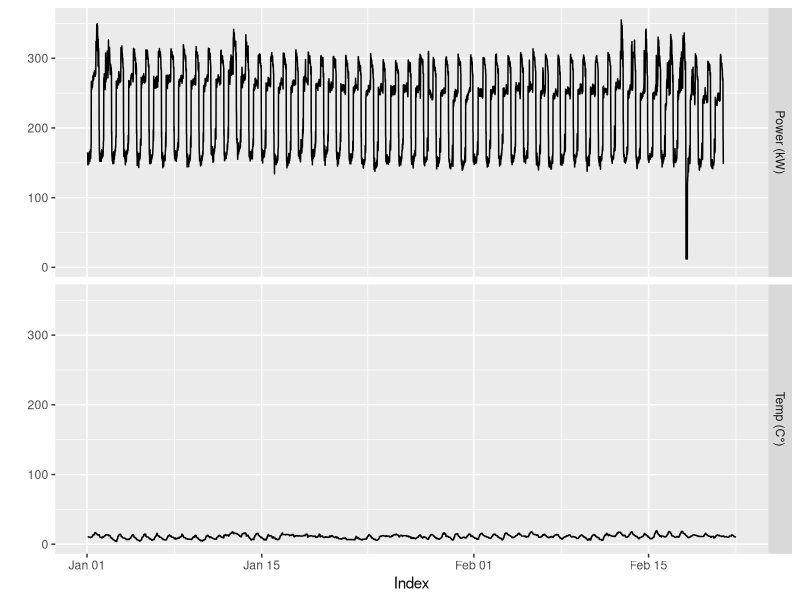
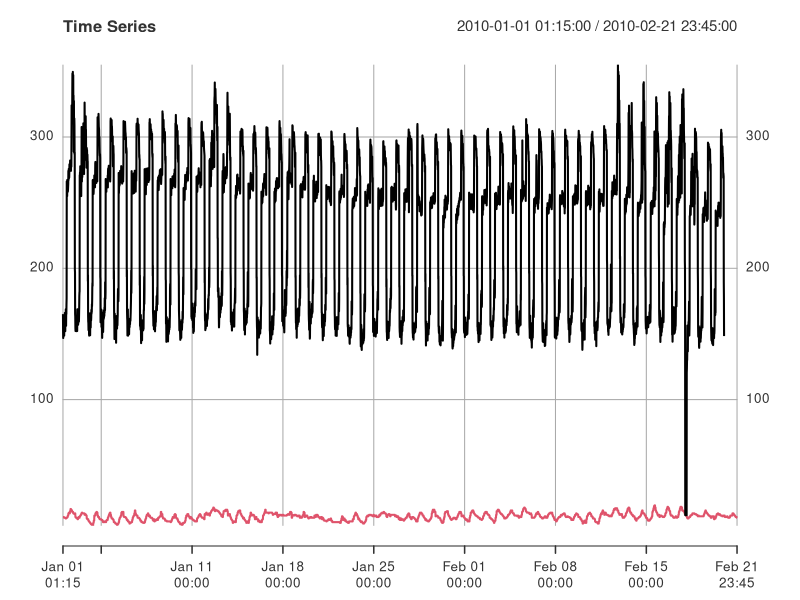
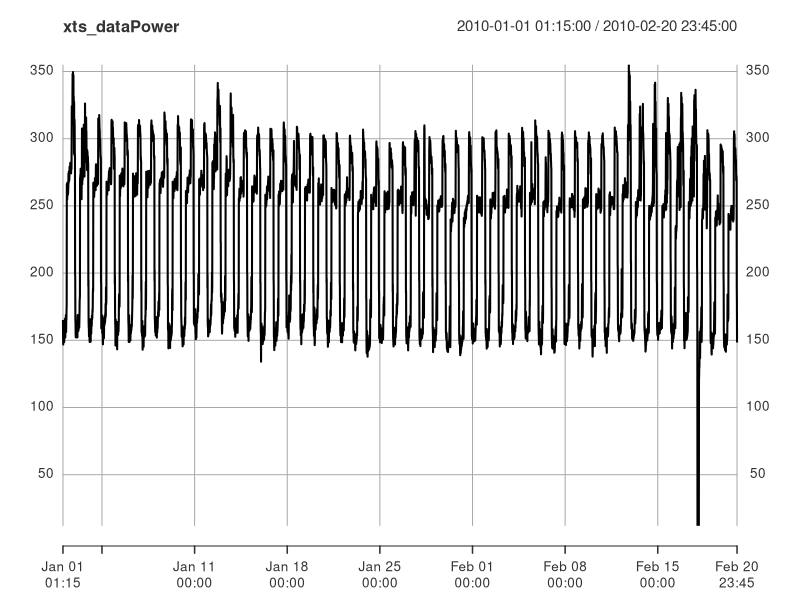
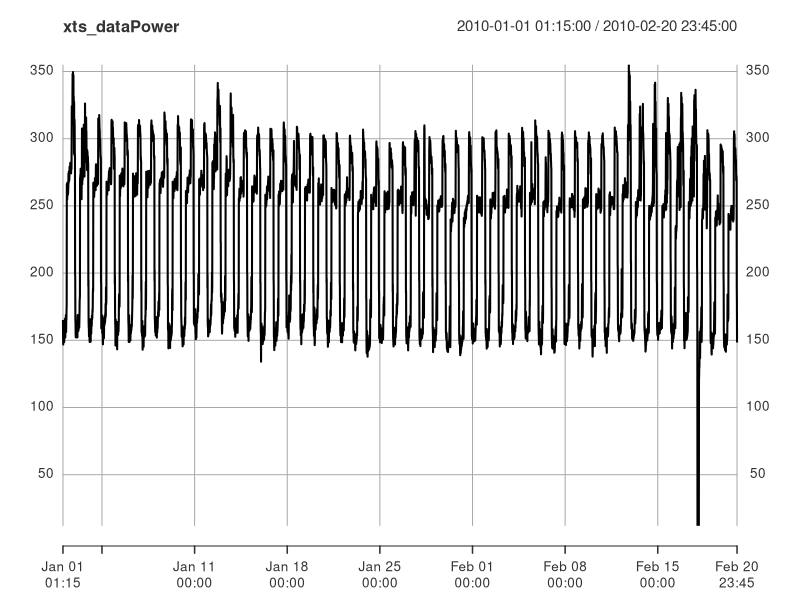
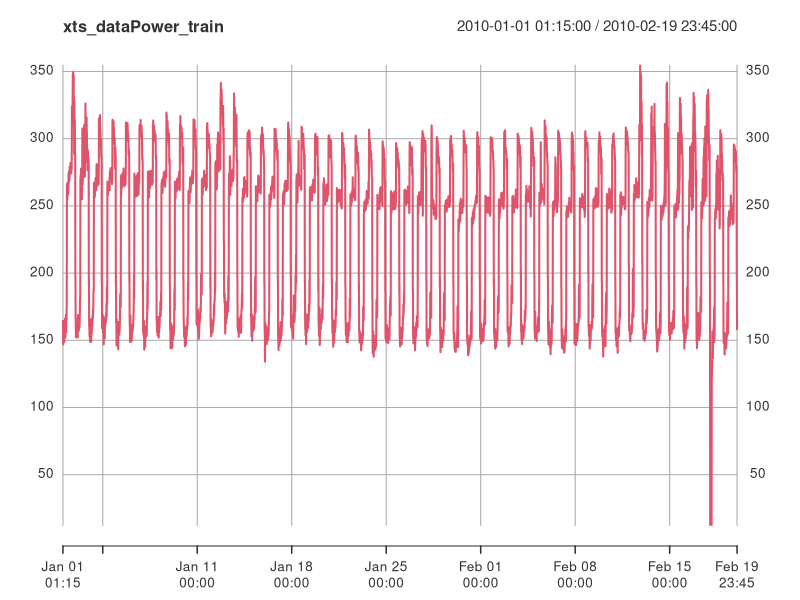
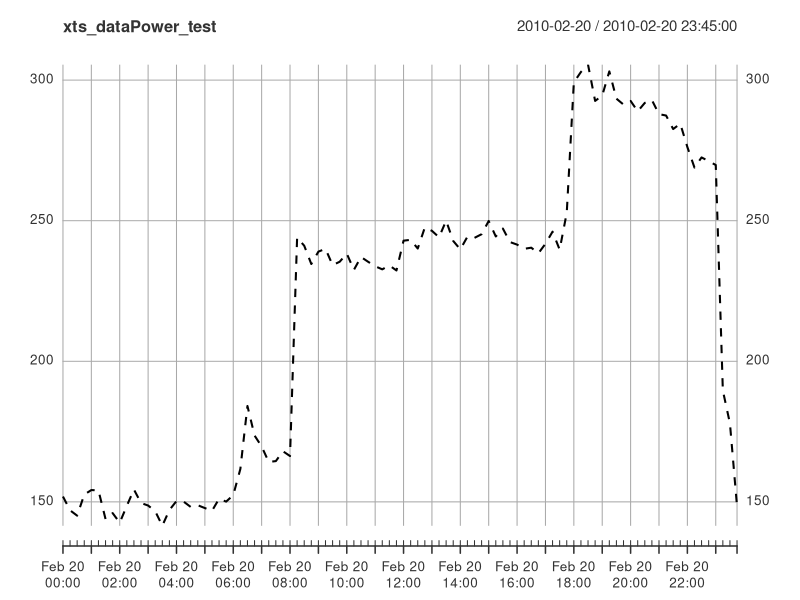
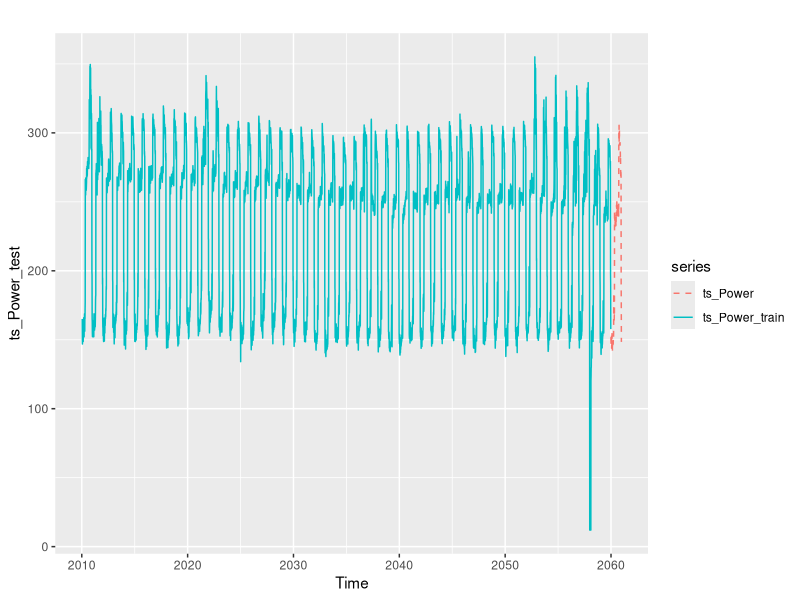
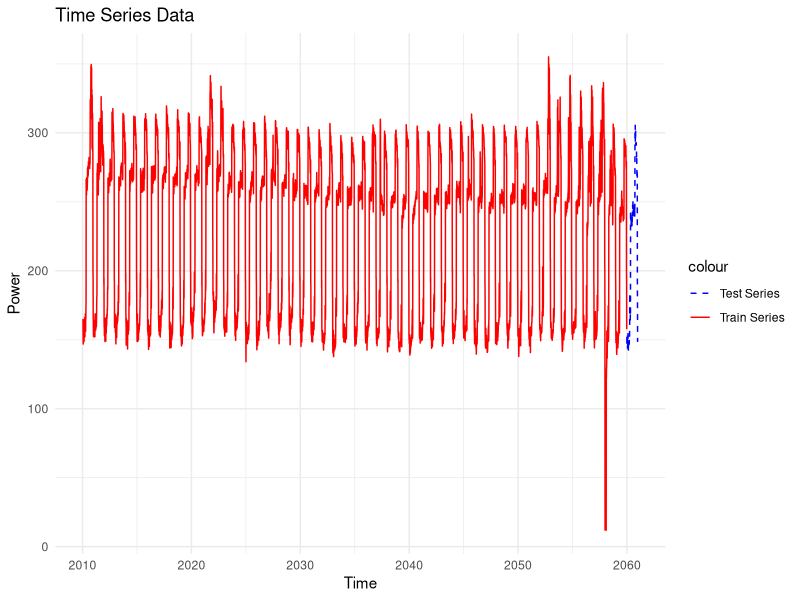

Write the R code that produced these figures, in order. (Note: a time limit stopped this script after it produced the figures.)
## ---- chunk 1
options(repos = c(CRAN = "https://cloud.r-project.org/"))

knitr::opts_chunk$set(echo = FALSE, message = FALSE, warning = FALSE)
## ---- chunk 2
#install.packages("forecast")
#install.packages("readxl")
#install.packages("xts")
#install.packages("randomForest")

library(forecast)
library(readxl)
library(xts)
library(randomForest)
library(ggplot2)
## ---- chunk 3
data <- read_excel("2023-11-Elec-train.xlsx", sheet = 1, col_types = c("text", "numeric", "numeric"))
head(data)
## ---- chunk 4
data$Timestamp[data$Timestamp == "40179.052083333336"] <- "1/1/2010 1:15"
# Check the update
head(data)
## ---- chunk 5
data$Timestamp <- as.POSIXct(data$Timestamp, format = "%m/%d/%Y %H:%M")
# View the parsed data
head(data)
## ---- chunk 6
summary(data)
## ---- chunk 7
data$"Power (kW)"[data$"Power (kW)" == 0] <- 12
#Check the update.
summary(data)
## ---- chunk 8
# Create a sequence of time stamps every 15 minutes
start_time <- as.POSIXct("2010-01-01 01:15")
end_time <- as.POSIXct("2010-02-21 23:45")
time_index <- seq(from = start_time, to = end_time, by = "15 min")
# Observations
observations <- data[,-1]
xts_data <- xts(observations, order.by = time_index)
#Check the structure
str(xts_data)
## ---- chunk 9
autoplot(xts_data)
## ---- chunk 10
plot(xts_data, , main = "Time Series")
## ---- chunk 11
observationsPower <- observations[1:(nrow(observations) - 96),1]
end_timePower <- as.POSIXct("2010-02-20 23:45")
time_indexPower <- seq(from = start_time, to = end_timePower, by = "15 min")
xts_dataPower <- xts(observationsPower, order.by = time_indexPower)
head(xts_dataPower)
#Plot the TS
plot(xts_dataPower)
## ---- chunk 12
observationsPower_train <- observations[1:(nrow(observations) - 96*2),1]
end_timePower_train <- as.POSIXct("2010-02-19 23:45")

#One period is missing / to forecast for Power (kw)
observationsPower_test <- observations[(nrow(observations) - 96*2 + 1):(nrow(observations)- 96),1]
start_timePower_test = end_timePower + (- 96 + 1)*60*15

time_indexPower_train <- seq(from = start_time, to = end_timePower_train, by = "15 min")
xts_dataPower_train <- xts(observationsPower_train, order.by = time_indexPower_train)

time_indexPower_test <- seq(from = start_timePower_test, to = end_timePower, by = "15 min")
xts_dataPower_test <- xts(observationsPower_test, order.by = time_indexPower_test)
## ---- chunk 13
#Plot the TS
plot(xts_dataPower)
plot(xts_dataPower_train,col=2)
plot(xts_dataPower_test,lty=2)
## ---- chunk 14
frequency = 24*60/15

ts=ts(coredata(xts_data[,1]),start=c(2010,5),frequency=frequency)

ts_Power=ts(coredata(xts_dataPower),start=c(2010,5),frequency=frequency)

ts_Power_train=ts(coredata(xts_dataPower_train),start=c(2010,5),frequency=frequency)
ts_Power_test=ts(coredata(xts_dataPower_test),start=c(2010,5+(nrow(observations)- frequency*2)),frequency=frequency)

autoplot (ts_Power_test, series = "ts_Power", lty=2)+
  autolayer (ts_Power_train, series = "ts_Power_train")
## ---- chunk 15
df_Power_test <- as.data.frame(ts_Power_test)
df_Power_train <- as.data.frame(ts_Power_train)

# Add a column for the time
df_Power_test$Time <- time(ts_Power_test)
df_Power_train$Time <- time(ts_Power_train)

# Plot using ggplot2, adding both time series
ggplot() +
  geom_line(data = df_Power_test, aes(x = Time, y = ts_Power_test, color = "Test Series"), linetype = "dashed") +
  geom_line(data = df_Power_train, aes(x = Time, y = ts_Power_train, color = "Train Series")) +
  labs(title = "Time Series Data", x = "Time", y = "Power") +
  scale_color_manual(values = c("Test Series" = "blue", "Train Series" = "red")) +
  theme_minimal()
## ---- chunk 16
ggseasonplot(ts, polar=TRUE)
## ---- chunk 17
ggseasonplot(ts_Power, polar=TRUE)
## ---- chunk 18
acf(ts_Power)
## ---- chunk 19
model_hw <- HoltWinters(ts_Power_train,seasonal="additive")
prev_hw<-predict(model_hw,n.ahead=frequency)
plot(ts_Power_test, lty=2)
lines(prev_hw, col=2, lty=2)

cat('HW :',sqrt(mean((prev_hw-ts_Power_test)^2)), '\n')
## ---- chunk 20
hw_model <- HoltWinters(ts_Power,seasonal="additive")
prev<-predict(hw_model,n.ahead=frequency)
plot(ts, lty=2)
lines(prev,col=2)
## ---- chunk 21
# Implementation of cross validation

#We extract the final test set training and test set_
start_train = c(2010,5)
end_train = c(2010,5+(nrow(observationsPower_train)))
start_Power_test = c(2010,5+(nrow(observationsPower_train))+1)
end_Power_test = c(2010,5+(nrow(observationsPower_train))+1+96)
ts_Power_train_cv=window(ts_Power,start=start_train, end=end_train)
ts_Power_test_temp=window(ts_Power,start=start_Power_test, end=end_Power_test)


#We will now forecast one day using all the previous observations
forecasting_1=NULL
forecasting_2=NULL

nb_iter=10
for (step in 0:(nb_iter-1)){
    start_train = c(2010,5)
    end_train = c(2010,5+(nrow(observationsPower_train)-96*step))
    ts_Power_train_cv=window(ts_Power,start=start_train, end=end_train)
    model_hw_cv <- HoltWinters(ts_Power_train_cv,seasonal="additive")
    forecasting_1=c(predict(model_hw_cv,n.ahead=96),forecasting_1)
}

f_true = window(ts_Power,start=c(2010,5+(nrow(observationsPower_train)-frequency*step)), end=c(2010,5+(nrow(observationsPower_train)-96*step)+nb_iter*frequency-1))

f1=ts(forecasting_1,start=end_train,frequency = 96)
autoplot (ts_Power, series = "ts_Power", lty=2) + autolayer (f1)
## ---- chunk 22
cat('RMSE for additive HW without damping:',100*mean(abs(forecasting_1-f_true)/f_true),'\n')
## ---- chunk 23
model_arima_auto = auto.arima (ts_Power_train)
summary(model_arima_auto)
## ---- chunk 24
# CV

#We extract the final test set training and test set_
start_train = c(2010,5)
end_train = c(2010,5+(nrow(observationsPower_train)))
start_Power_test = c(2010,5+(nrow(observationsPower_train))+1)
end_Power_test = c(2010,5+(nrow(observationsPower_train))+1+96)
ts_Power_train_cv=window(ts_Power,start=start_train, end=end_train)
ts_Power_test_temp=window(ts_Power,start=start_Power_test, end=end_Power_test)

#We will now forecast one day using all the previous observations
forecasting_1=NULL
forecasting_SARIMA_auto=NULL

nb_iter=5
for (step in 0:(nb_iter-1)){
    start_train = c(2010,5)
    end_train = c(2010,5+(nrow(observationsPower_train)-frequency*step))
    ts_Power_train_cv=window(ts_Power,start=start_train, end=end_train)
    
    model_hw_cv <- HoltWinters(ts_Power_train_cv,seasonal="additive")
    model_SARIMA_auto_cv <- auto.arima (ts_Power_train_cv)
    
    forecasting_1=c(predict(model_hw_cv,n.ahead=frequency),forecasting_1)
    forecasting_SARIMA_auto=c(predict(model_SARIMA_auto_cv,n.ahead=frequency)$pred,forecasting_SARIMA_auto)
    
}

f_true = window(ts_Power,start=c(2010,5+(nrow(observationsPower_train)-frequency*step)), end=c(2010,5+(nrow(observationsPower_train)-96*step)+nb_iter*frequency-1))
## ---- chunk 25
cat('RMSE for additive HW without damping:',100*mean(abs(forecasting_1-f_true)/f_true),'\n')
cat('RMSE for SARIMA auto:',100*mean(abs(forecasting_SARIMA_auto-f_true)/f_true),'\n')
## ---- chunk 26
model_arima_auto %>% residuals() %>% ggtsdisplay()
## ---- chunk 27
ggtsdisplay (ts_Power_train)
ggtsdisplay (ts_Power_train %>% diff(lag=96))
## ---- chunk 28
ggseasonplot((ts_Power_train %>% diff(lag=96)))
## ---- chunk 29
acf(ts_Power_train %>% diff(lag=96), lag.max=frequency)

acf(ts_Power_train %>% diff(lag=96), lag.max=frequency*2)
## ---- chunk 30
#Warning : takes time to run due to the model complexity.
model_arima_man=Arima(ts_Power_train, order=c(0,0,12), seasonal=c(0,1,1))
model_arima_man %>% residuals() %>% ggtsdisplay()
## ---- chunk 31
summary(model_arima_man)
## ---- chunk 32
prev_SARIMA_man=forecast(model_arima_man,h=frequency)
cat('SARIMA manual :',sqrt(mean((prev_SARIMA_man$mean-ts_Power_test)^2)), '\n')
## ---- chunk 33
model_nnetar=nnetar(ts_Power_train, lambda="auto")
print(model_nnetar)
## ---- chunk 34
model_hw <- HoltWinters(ts_Power_train,seasonal="additive")

plot(ts_Power_test, lty=2)

lines(prev_hw, col=2, lty=2)
cat('HW :',sqrt(mean((prev_hw-ts_Power_test)^2)), '\n')

prev_SARIMA_auto=forecast(model_arima_auto,h=frequency)
lines(prev_SARIMA_auto$mean, col=3, lty=2)
cat('SARIMA auto :',sqrt(mean((prev_SARIMA_auto$mean-ts_Power_test)^2)), '\n')

prev_SARIMA_man=forecast(model_arima_man,h=frequency)
lines(prev_SARIMA_man$mean, col=4, lty=2)
cat('SARIMA manual :',sqrt(mean((prev_SARIMA_man$mean-ts_Power_test)^2)), '\n')

prev_NN=forecast(model_nnetar,h=frequency)
lines(prev_NN$mean, col=5, lty=2)
cat('NN :',sqrt(mean((prev_NN$mean-ts_Power_test)^2)), '\n')

legend('topleft', co=1:5,lty=1, legend=c('true', 'forecast with HW', 'SARIMA auto', 'SARIMA manual', 'NN'))
## ---- chunk 35
#summary(model_hw)
#summary(model_arima_auto)
#summary(prev_SARIMA_man)
#summary(model_nnetar)

model_hw_1TS_final <- HoltWinters(ts_Power,seasonal="additive")
prev_hw_1TS_final<-predict(model_hw_1TS_final,n.ahead=frequency)
plot(prev_hw_1TS_final, main = "electricity consumption (kW) for 2/21/2010 if we have only electricity consumption time series")
## ---- chunk 36
summary(model_hw_1TS_final)
model_hw_1TS_final %>% residuals() %>% ggtsdisplay()
## ---- chunk 37
#Fit the model on all the Power data time series

model_hw_without_cov_final <- HoltWinters(ts_Power,seasonal="additive")
## ---- chunk 38
prev_hw_without_cov_final<-predict(model_hw_without_cov_final,n.ahead=frequency)
plot(prev_hw_without_cov_final, lty=2)
## ---- chunk 39
observationsTemp <- observations[1:(nrow(observations)),2]
end_timeTemp <- end_time
end_timeTemp_valid = end_Power_test
start_timeTemp_trainValid = start_time
end_timeTemp_trainValid = end_timePower
end_timeTemp_train = end_timePower_train
start_timeTemp_valid = start_timePower_test
end_timeTemp_valid = end_timePower

observationsPower <- observations[1:(nrow(observations) - 96),1]
end_timePower <- as.POSIXct("2010-02-20 23:45")
time_indexPower <- seq(from = start_time, to = end_timePower, by = "15 min")

time_indexTemp <- seq(from = start_time, to = end_timeTemp, by = "15 min")
xts_dataTemp <- xts(observationsTemp, order.by = time_indexTemp)
head(xts_dataTemp)
#Plot the TS
autoplot(xts_dataTemp)
## ---- chunk 40
observationsTemp_trainValid <- observations[1:(nrow(observations) - frequency),2]
observationsTemp_valid <- observations[(nrow(observations) - frequency*2 + 1):(nrow(observations)- frequency),2]
observationsTemp_train <- observations[1:(nrow(observations) - frequency*2),2]

observationsTemp_test <- observations[(nrow(observations) - frequency + 1):(nrow(observations)),2]
start_timeTemp_test = end_timeTemp + (- 96 + 1)*60*15

time_indexTemp_trainValid <- seq(from = start_time, to = end_timeTemp_trainValid, by = "15 min")
xts_dataTemp_trainValid <- xts(observationsTemp_trainValid, order.by = time_indexTemp_trainValid)

time_indexTemp_valid <- seq(from = start_timeTemp_valid, to = end_timeTemp_valid, by = "15 min")
xts_dataTemp_valid <- xts(observationsTemp_valid, order.by = time_indexTemp_valid)

time_indexTemp_train <- seq(from = start_time, to = end_timeTemp_train, by = "15 min")
xts_dataTemp_train <- xts(observationsTemp_train, order.by = time_indexTemp_train)

time_indexTemp_test <- seq(from = start_timeTemp_test, to = end_timeTemp, by = "15 min")
xts_dataTemp_test <- xts(observationsTemp_test, order.by = time_indexTemp_test)
## ---- chunk 41
#Plot the TS
plot(xts_dataTemp)
plot(xts_dataTemp_trainValid)
plot(xts_dataTemp_train)
plot(xts_dataTemp_valid)
plot(xts_dataTemp_test,lty=2)
## ---- chunk 42
ts_Temp=ts(coredata(xts_dataTemp),start=c(2010,5),frequency=frequency)

ts_Temp_trainValid=ts(coredata(xts_dataTemp_trainValid),start=c(2010,5),frequency=frequency)
ts_Temp_train=ts(coredata(xts_dataTemp_train),start=c(2010,5),frequency=frequency)
ts_Temp_valid=ts(coredata(xts_dataTemp_valid),start=c(2010,5+(nrow(observations)- frequency*2)),frequency=frequency)
ts_Temp_test=ts(coredata(xts_dataTemp_test),start=c(2010,5+(nrow(observations)- frequency)),frequency=frequency)

autoplot (ts_Temp_test, series = "ts_Temp", lty=2)+
  autolayer (ts_Temp_trainValid, series = "ts_Temp_trainValid")+
  autolayer (ts_Temp_valid, series = "ts_Temp_valid")

autoplot (ts_Temp_test, series = "ts_Temp", lty=2)+
  autolayer (ts_Temp_valid, series = "ts_Temp_valid")+
  autolayer (ts_Temp_test, series = "ts_Temp_test")
## ---- chunk 43
plot(ts_Temp_trainValid,ts_Power)
## ---- chunk 44
#Plot without the NA
df <- data.frame(
  x = data$"Temp (C°)",
  y = data$"Power (kW)")

df_clean <- df[complete.cases(df), ]

plot(df_clean$x, df_clean$y, main = "Plot (Ignoring NA)", xlab = "Temp (C°)", ylab = "Power (kW)", pch = 19, col = "blue")
## ---- chunk 45
model_arima_auto_cov = auto.arima (ts_Power_train, xreg= ts_Temp_train)
summary(model_arima_auto_cov)
## ---- chunk 46
prev=forecast(model_arima_auto_cov, h=frequency, xreg= ts_Temp_valid)
autoplot(ts_Power_test)+autolayer(prev$mean)
cat('SARIMA auto covariates :',sqrt(mean((prev$mean-ts_Power_test)^2)), '\n')
## ---- chunk 47
model_arima_auto_cov %>% checkresiduals()
model_arima_auto_cov %>% residuals() %>% ggtsdisplay()
## ---- chunk 48
merged_ts <- cbind(ts_Power_train,ts_Temp_train)
## ---- chunk 49
model_TSLM_cov = tslm(ts_Power_train ~ ts_Temp_train,data=merged_ts)
summary(model_TSLM_cov)
## ---- chunk 50
model_TSLM_cov_trendSeason = tslm(ts_Power_train ~ ts_Temp_train+trend+season,data=merged_ts)
summary(model_TSLM_cov_trendSeason)
## ---- chunk 51
CV(model_TSLM_cov)
CV(model_TSLM_cov_trendSeason)
## ---- chunk 52
checkresiduals(model_TSLM_cov_trendSeason,test='LB',plot=FALSE)
model_TSLM_cov_trendSeason %>% residuals() %>% ggtsdisplay()
## ---- chunk 53
model_arima_man_cov=Arima(ts_Power_train, xreg= ts_Temp_train, order=c(5,0,0), seasonal = c(0,1,0))
summary(model_arima_man_cov)
## ---- chunk 54
checkresiduals(model_arima_man_cov)
## ---- chunk 55
prev_arima_man_cov=forecast(model_arima_man_cov,h=frequency, xreg= ts_Temp_valid)
cat('SARIMA manual cov :',sqrt(mean((prev_arima_man_cov$mean-ts_Power_test)^2)), '\n')
## ---- chunk 56
#Takes time to run
model_arima_man_cov=Arima(ts_Power_train, xreg= ts_Temp_train, order=c(5,0,0), seasonal = c(0,1,1))
summary(model_arima_man_cov)
## ---- chunk 57
model_arima_man_cov %>% residuals() %>% ggtsdisplay()
## ---- chunk 58
prev_arima_man_cov=forecast(model_arima_man_cov,h=frequency, xreg= ts_Temp_valid)
cat('SARIMA manual cov :',sqrt(mean((prev_arima_man_cov$mean-ts_Power_test)^2)), '\n')
## ---- chunk 59
model_NN_cov=nnetar(ts_Power_train,xreg=ts_Temp_train)
## ---- chunk 60
summary(model_NN_cov)
## ---- chunk 61
model_NN_cov %>% residuals() %>% ggtsdisplay()
## ---- chunk 62
prev_NN_cov=forecast(model_NN_cov,h=frequency, xreg= ts_Temp_valid)
cat('NN cov :',sqrt(mean((prev_NN_cov$mean-ts_Power_test)^2)), '\n')
## ---- chunk 63

model_arima_auto_cov_final=Arima(ts_Power, xreg= ts_Temp_trainValid, order=c(5,0,1), seasonal = c(0,1,0))
summary(model_arima_auto_cov_final)
## ---- chunk 64
prev_arima_auto_cov_final=forecast(model_arima_auto_cov_final , h=frequency, xreg= ts_Temp_test)
## ---- chunk 65
autoplot(ts_Temp_test)+autolayer(prev_arima_auto_cov_final)
## ---- chunk 66
plot(prev_arima_auto_cov_final)
## ---- chunk 67
# Extract forecast values and confidence intervals
forecast_values <- prev_arima_auto_cov_final$mean
lower_bound <- prev_arima_auto_cov_final$lower[, 2]  # 95% lower bound
upper_bound <- prev_arima_auto_cov_final$upper[, 2]  # 95% upper bound
## ---- chunk 68
# Generate the plot
plot(forecast_values, type = "l", col = "blue", lwd = 2, ylim = range(lower_bound, upper_bound),
     main = "Forecasted Values of Power (kW) with outdoor Temperature", xlab = "Time", ylab = "Forecasted Values")

# Add confidence intervals to the plot
lines(lower_bound, col = "red", lty = 2)
lines(upper_bound, col = "red", lty = 2)
## ---- chunk 69
# Combine forecasted values and xreg values into a data frame
xreg = ts_Temp_test
export_data <- data.frame(
  Forecast = as.numeric(forecast_values),  # Convert forecasted values to numeric
  Xreg1 = xreg
)

# View the data frame before exporting (optional)
print(export_data)
## ---- chunk 70
prev_hw_without_cov_final<-predict(model_hw_without_cov_final,n.ahead=frequency)
plot(prev_hw_without_cov_final, lty=2)

# Extract forecast values and confidence intervals
forecast_values_without_cov <- prev_hw_without_cov_final
## ---- chunk 71
# Combine forecasted values and xreg values into a data frame
xreg = ts_Temp_test
export_data <- data.frame(
  ForecastWithout = as.numeric(forecast_values_without_cov),  # Convert forecasted values to numeric  
  ForecastWith = as.numeric(forecast_values),  # Convert forecasted values to numeric    
  Xreg1 = xreg
)

# View the data frame before exporting (optional)
print(export_data)
## ---- chunk 72
# Export the data to a CSV file
write.csv(export_data, "forecast_and_xreg_results.csv", row.names = FALSE)
